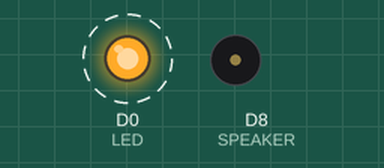
This sketch was run on a simulated ESP8266 (NodeMCU). Parts: output pins drawn as LEDs (lit = HIGH), buzzer (waves = sounding, pin HIGH). Dashed ring = blinking.

Above: at 0.2 s.
Timing chart, 0 to 4.6 s (numbered marks = the images above):
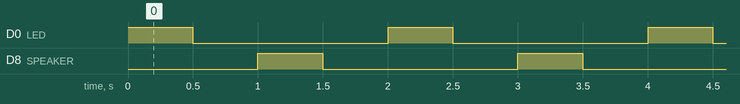

The sketch:

Lap1_task_1.ino
```cpp
#include <ESP8266WiFi.h>
#include <ESP8266WebServer.h>
#define LED D0
#define SPEAKER D8
void setup()
{
  pinMode(LED,OUTPUT);
  pinMode(SPEAKER,OUTPUT);
}
void loop(){
  digitalWrite(LED,HIGH);
  delay(500);
  digitalWrite(LED,LOW);
  delay(500);

  digitalWrite(SPEAKER,HIGH);
  delay(500);
  digitalWrite(SPEAKER,LOW);
  delay(500);
}
```

Measured:
- by itself, D0 (LED), D8 (SPEAKER): alternates HIGH for 0.50 s and LOW for 1.5 s
- by itself, everything shown: repeats every 2.0 s, in 4 steps
